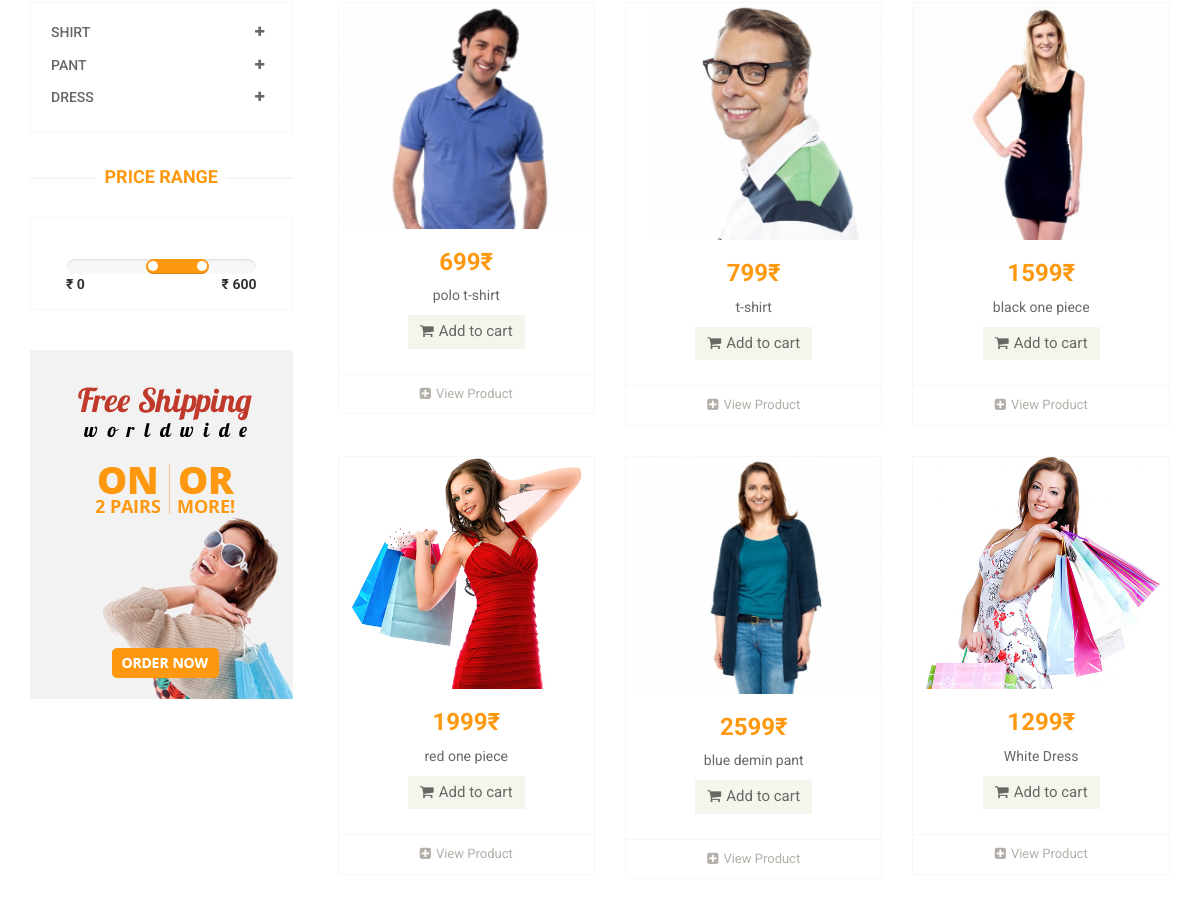
/ (middle part), run on an earlier commit of the app's database.
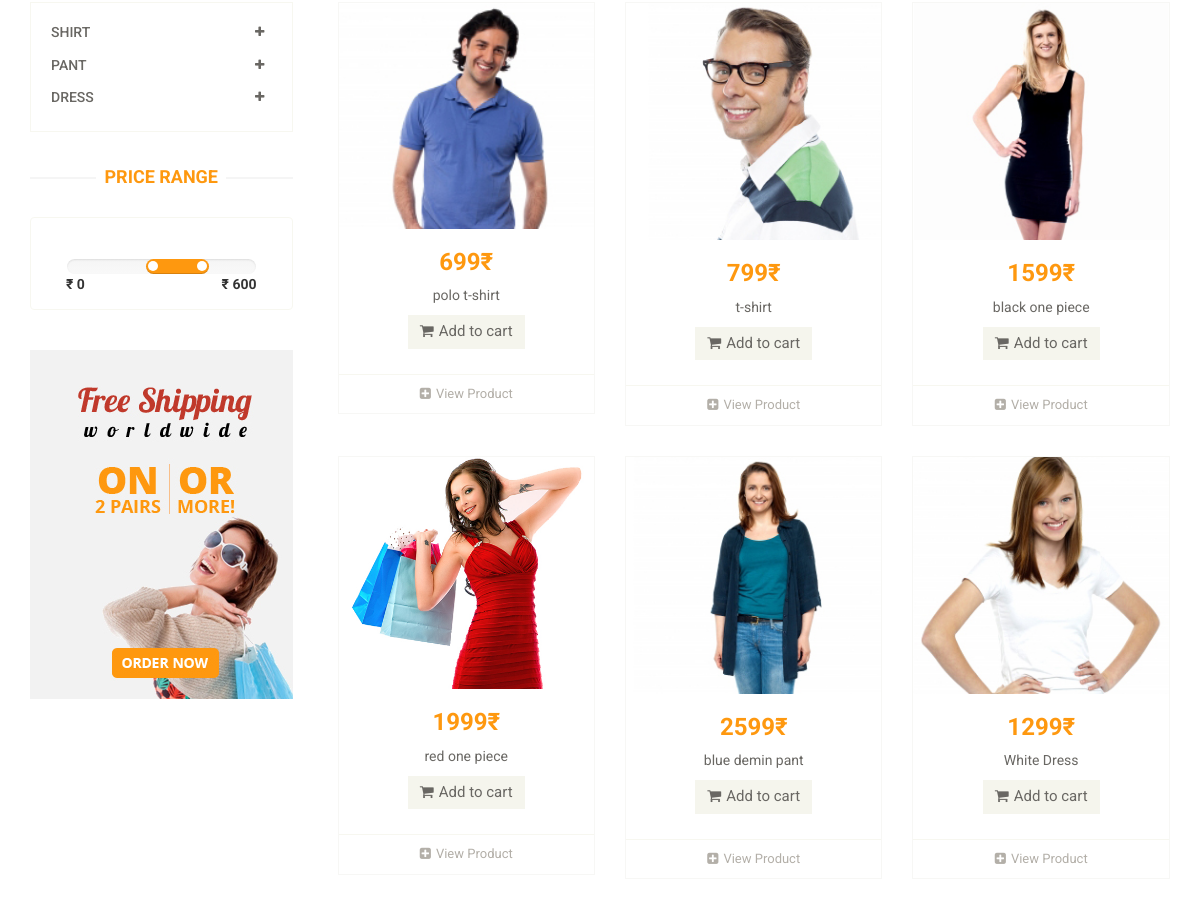
And on a later commit of the database.
### ecom/models.py (models this page shows, shortened)
class Product(models.Model):
    Availability = (('In Stock', 'In Stock'),('Out Of Stock', 'Out Of Stock'))
    category = models.ForeignKey(Category, on_delete=models.CASCADE , null= False, default='')
    sub_category = models.ForeignKey(Sub_Category, on_delete=models.CASCADE, null= False, default='')
    image = models.ImageField(upload_to='mycom/pimg')
    name = models.CharField(max_length=100)
    price = models.IntegerField()
    Availability = models.CharField(choices=Availability, null=True, max_length=100)
    date = models.DateField(auto_now_add=True)

### ecom/views.py (the view)
# urls.py: path('' , views.home , name='home'),
def home(request):
    category = Category.objects.all()
    categoryID = request.GET.get('category')
    if categoryID:
        product = Product.objects.filter(sub_category = categoryID).order_by('-id')
    else:
        product = Product.objects.filter()
    context = {
        'categorys' : category,
        'product' : product
    }
    return render(request,'index.html' , context)

### ecom/templates/index.html (shortened to what this page needs)
{% extends 'base.html' %}
{% load static %}
{% block content %}
<section>
    <div class="container">
        <div class="row">
            <div class="col-sm-3">
                <div class="left-sidebar">
                    <div class="panel-group category-products" id="accordian">
                        {% for category in categorys %}
                        <div class="panel panel-default">
                            <div class="panel-heading">
                                <h4 class="panel-title">
                                    <a data-toggle="collapse" data-parent="#accordian" href="#{{category.id}}">
                                        <span class="badge pull-right"><i class="fa fa-plus"></i></span>
                                        {{ category.name }}
                                    </a>
                                </h4>
                            </div>
                        </div>
                        {% endfor %}
                    </div>
                    <div class="price-range">
                        <h2>Price Range</h2>
                        <div class="well text-center">
                             <input type="text" class="span2" value="" data-slider-min="0" data-slider-max="600" data-slider-step="5" data-slider-value="[250,450]" id="sl2" ><br />
                             <b class="pull-left">₹ 0</b> <b class="pull-right">₹ 600</b>
                        </div>
                    </div>
                    <div class="shipping text-center">
                        <img src="{% static 'images/home/shipping.jpg' %}" alt="" />
                    </div>
                </div>
            </div>
            <div class="col-sm-9 padding-right">
                <div class="features_items">
                    {% for prod in product %}
                    <div class="col-sm-4">
                        <div class="product-image-wrapper">
                            <div class="single-products">
                                    <div class="productinfo text-center">
                                        <img src="{{prod.image}}" alt="" />
                                        <h2>{{prod.price}}₹</h2>
                                        <p>{{ prod.name }}</p>
                                        <a href="{% url 'cart_add' prod.id %}" class="btn btn-default add-to-cart"><i class="fa fa-shopping-cart"></i>Add to cart</a>
                                    </div>
                                    <div class="product-overlay">
                                        <div class="overlay-content">
                                        </div>
                                    </div>
                            </div>
                            <div class="choose">
                                <ul class="nav nav-pills nav-justified">
                                    <li><a href="{% url 'product_detail' prod.id %}"><i class="fa fa-plus-square"></i>View Product</a></li>
                                </ul>
                            </div>
                        </div>
                    </div>
                    {% endfor %}
                </div>
            </div>
        </div>
    </div>
</section>
{% endblock  %}

What changed in the data, as far as the page shows it:
changed Product "White Dress": image: a different picture
